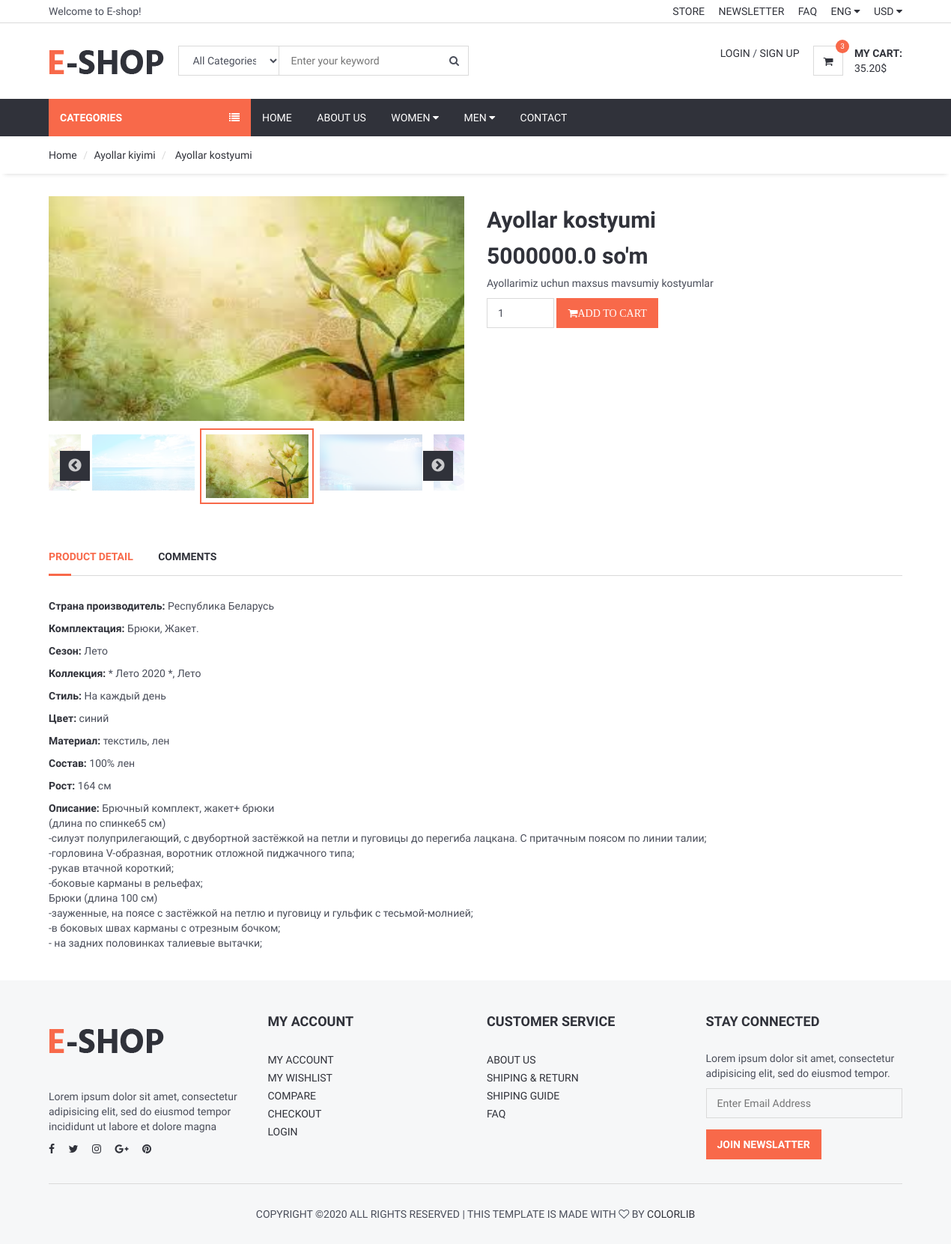
/product/1/ayollar_kostyumi, run on the app's committed database.
### product/models.py (models this page shows, shortened)
class Product(models.Model):
    STATUS = (
        ('True', 'Mavjud'),
        ('False', 'Mavjud Emas'),
    )
    category = models.ForeignKey(Category, on_delete=models.CASCADE)
    title = models.CharField(max_length=255, unique=True)
    keywords = models.CharField(max_length=255, unique=True)
    description = models.TextField(blank=True)
    image = models.ImageField(blank=True, upload_to='images/')
    price = models.FloatField()
    amount = models.IntegerField()
    minamount = models.IntegerField()
    detail = RichTextUploadingField()
    status = models.CharField(max_length=15, choices=STATUS)
    slug = models.SlugField(null=False, unique=True)
    create_at = models.DateTimeField(auto_now_add=True)
    update_at = models.DateTimeField(auto_now=True)
    def image_tag(self):
        return mark_safe('<img src="{}" height="50">'.format(self.image.url))
    image_tag.short_description = 'Image'

class Category(MPTTModel):
    STATUS = (
        ('True', 'Mavjud'),
        ('False', 'Mavjud Emas'),
    )
    parent = TreeForeignKey('self',
                               blank=True,
                               null=True,
                               related_name='children',
                               on_delete=models.CASCADE)
    title = models.CharField(max_length=50)
    keywords = models.CharField(max_length=255)
    description = models.CharField(max_length=255)
    image = models.ImageField(blank=True, upload_to='images/')
    status = models.CharField(max_length=15, choices=STATUS)
    slug = models.SlugField(null=False, unique=True)
    create_at = models.DateTimeField(auto_now_add=True)
    update_at = models.DateTimeField(auto_now=True)
    class MPTTMeta:
        order_insertion_by = ['title']

class Images(models.Model):
    product = models.ForeignKey(Product, on_delete=models.CASCADE)
    title = models.CharField(max_length=50, blank=True)
    image = models.ImageField(blank=True, upload_to='images/')

### home/views.py (the view)
# urls.py: path('product/<int:id>/<slug:slug>', views.product_detail, name='product_detail'),
def product_detail(request, id, slug):
    category = Category.objects.all()
    product = Product.objects.get(pk=id)
    images = Images.objects.filter(product_id=id)
    comments = Comment.objects.filter(product_id=id, status='True')
    context = {
        'category': category,
        'product': product,
        'images': images,
        'comments': comments,
    }
    return render(request, 'product_detail.html', context)

### home/templates/product_detail.html (shortened to what this page needs)
{% extends 'homebase.html' %}
{% load static %}
{% block sidebar %}{% include 'sidebar.html' %} {% endblock %}
{% block body %}
    <div id="breadcrumb">
        <div class="container">
            <ul class="breadcrumb">
                <li><a href="/">Home</a></li>
                <li><a href="/category/{{ product.category.id }}/{{ product.category.slug }}">{{ product.category.title }}</a></li>
                <li><a href="#"> {{ product.title }}</a></li>
            </ul>
        </div>
    </div>
    <div class="section">
        <div class="container">
            <div class="row">
                <div class="product product-details clearfix">
                    <div class="col-md-6">
                        <div id="product-main-view">
                            <div class="product-view">
                                <img src="{{ product.image.url }}" alt="" style="height: 300px">
                            </div>
                        </div>
                    <div id="product-view">
                        <div class="product-view">
                            <img src="{{ product.image.url }}" alt="" >
                        </div>
                        {% for rs in images %}
                            <div class="product-view">
                                    <img src="{{ rs.image.url }}" alt="" style="height: 75px">
                            </div>
                        {% endfor %}
                    </div>
                    </div>
                <div class="col-md-6">
                    <div class="product-body">
                        <h2 class="product-name">{{ product.title }}</h2>
                        <h2 class="product-name">{{ product.price }} so'm</h2>
                        <p>{{ product.description }}</p>
                    </div>
                    <div class="product-btns">
                        <form action="/order/addtoshopcart/{{ product.id }}" method="post">
                            <div class="qty-input">
                                <input class="input" name="quantity" type="number" value="1" min="1" max="{{ product.amount }}">
                            </div>
                            <button type="submit" class="primary-btn add-to-cart"><i class="fa fa-shopping-cart">Add to Cart</i>
                            </button>
                        </form>
                    </div>
                </div>
                </div>
                <div class="col-md-12">
                    <div class="product-tab">
                        <ul class="tab-nav">
                            <li class="active"><a data-toggle="tab" href="#tab1">Product detail</a></li>
                            <li><a data-toggle="tab" href="#tab2">Comments</a></li>
                        </ul>
                        <div class="tab-content">
                            <div id="tab1" class="tab-pane fade in active">
                                <p>
                                    {{ product.detail|safe }}
                                </p>
                            </div>
                        </div>
                    </div>
                </div>
            </div>
        </div>
        </div>
{% endblock %}
{% block footer %} {% include 'footer.html' %}{% endblock %}

### home/templates/homebase.html (shortened to what this page needs)
<!DOCTYPE html>
<html lang="en">
<head>
    {% load static %}
	<link type="text/css" rel="stylesheet" href="{% static 'css/bootstrap.min.css' %}" />
	<link type="text/css" rel="stylesheet" href="{% static 'css/slick.css' %}" />
	<link type="text/css" rel="stylesheet" href="{% static 'css/slick-theme.css'%}" />
	<link type="text/css" rel="stylesheet" href="{% static 'css/nouislider.min.css' %}" />
	<link rel="stylesheet" href="{% static 'css/font-awesome.min.css'%}">
	<link type="text/css" rel="stylesheet" href="{% static 'css/style.css'%}" />
</head>
<body>
    {% include 'header.html' %}
    {% block sidebar %} {% endblock %}
    {% block body %} {% endblock %}
    {% block footer %} {% endblock %}
</body>
</html>

### home/templates/header.html (shortened to what this page needs)
{% load static %}
	<header>
		<div id="top-header">
			<div class="container">
				<div class="pull-left">
					<span>Welcome to E-shop!</span>
				</div>
				<div class="pull-right">
					<ul class="header-top-links">
						<li><a href="#">Store</a></li>
						<li><a href="#">Newsletter</a></li>
						<li><a href="/faq">FAQ</a></li>
						<li class="dropdown default-dropdown">
							<a class="dropdown-toggle" data-toggle="dropdown" aria-expanded="true">ENG <i class="fa fa-caret-down"></i></a>
						</li>
						<li class="dropdown default-dropdown">
							<a class="dropdown-toggle" data-toggle="dropdown" aria-expanded="true">USD <i class="fa fa-caret-down"></i></a>
						</li>
					</ul>
				</div>
			</div>
		</div>
		<div id="header">
			<div class="container">
				<div class="pull-left">
					<div class="header-logo">
						<a class="logo" href="#">
							<img src="./img/logo.png" alt="">
						</a>
					</div>
					<div class="header-search">
						<form action="/search/" method="post">
							<input id="query" name="query" class="input search-input" type="text" placeholder="Enter your keyword">
							<select name="catid" class="input search-categories">
								<option value="0">All Categories</option>
                                {% load mptt_tags %}
							</select>
							<button class="search-btn"><i class="fa fa-search"></i></button>
						</form>
					</div>
				</div>
				<div class="pull-right">
					<ul class="header-btns">
						<li class="header-account dropdown default-dropdown">
							{% if user.id is not None %}
                            <div class="dropdown-toggle" role="button" data-toggle="dropdown" aria-expanded="true">
								<div class="header-btns-icon">
									<img src="{{ request.session.userimage }}" style="height: 20px; border-radius: 40%">
								</div>
								<strong class="text-uppercase">My Account <i class="fa fa-caret-down"></i></strong>
							</div>
                            {% else %}
							<a href="/login/" class="text-uppercase">Login</a> / <a href="/signup/" class="text-uppercase">Sign Up</a>
							{% endif %}
						</li>
						<li class="header-cart dropdown default-dropdown">
							<a href="/shopcart/">
								<div class="header-btns-icon">
									<i class="fa fa-shopping-cart"></i>
									<span class="qty">3</span>
								</div>
								<strong class="text-uppercase">My Cart:</strong>
								<br>
								<span>35.20$</span>
							</a>
						</li>
					</ul>
				</div>
			</div>
		</div>
	</header>

### home/templates/sidebar.html (shortened to what this page needs)
{% load static %}
{% load mptt_tags %}
	<div id="navigation">
		<div class="container">
			<div id="responsive-nav">
                {% if page %}
				<div class="category-nav">
				{% else %}
                <div class="category-nav show-on-click">
                {% endif %}
					<span class="category-header">Categories <i class="fa fa-list"></i></span>
				</div>
				<div class="menu-nav">
					<ul class="menu-list">
						<li><a href="/">Home</a></li>
						<li><a href="/about">About Us</a></li>
						<li class="dropdown mega-dropdown"><a class="dropdown-toggle" data-toggle="dropdown" aria-expanded="true">Women <i class="fa fa-caret-down"></i></a>
						</li>
						<li class="dropdown mega-dropdown full-width"><a class="dropdown-toggle" data-toggle="dropdown" aria-expanded="true">Men <i class="fa fa-caret-down"></i></a>
						</li>
						<li><a href="/contact">Contact</a></li>
					</ul>
				</div>
			</div>
		</div>
	</div>

### home/templates/footer.html (shortened to what this page needs)
{% load static %}
	<footer id="footer" class="section section-grey">
		<div class="container">
			<div class="row">
				<div class="col-md-3 col-sm-6 col-xs-6">
					<div class="footer">
						<div class="footer-logo">
							<a class="logo" href="#">
		            <img src="./img/logo.png" alt="">
		          </a>
						</div>
						<p>Lorem ipsum dolor sit amet, consectetur adipisicing elit, sed do eiusmod tempor incididunt ut labore et dolore magna</p>
						<ul class="footer-social">
							<li><a href="#"><i class="fa fa-facebook"></i></a></li>
							<li><a href="#"><i class="fa fa-twitter"></i></a></li>
							<li><a href="#"><i class="fa fa-instagram"></i></a></li>
							<li><a href="#"><i class="fa fa-google-plus"></i></a></li>
							<li><a href="#"><i class="fa fa-pinterest"></i></a></li>
						</ul>
					</div>
				</div>
				<div class="col-md-3 col-sm-6 col-xs-6">
					<div class="footer">
						<h3 class="footer-header">My Account</h3>
						<ul class="list-links">
							<li><a href="#">My Account</a></li>
							<li><a href="#">My Wishlist</a></li>
							<li><a href="#">Compare</a></li>
							<li><a href="#">Checkout</a></li>
							<li><a href="#">Login</a></li>
						</ul>
					</div>
				</div>
				<div class="col-md-3 col-sm-6 col-xs-6">
					<div class="footer">
						<h3 class="footer-header">Customer Service</h3>
						<ul class="list-links">
							<li><a href="#">About Us</a></li>
							<li><a href="#">Shiping & Return</a></li>
							<li><a href="#">Shiping Guide</a></li>
							<li><a href="#">FAQ</a></li>
						</ul>
					</div>
				</div>
				<div class="col-md-3 col-sm-6 col-xs-6">
					<div class="footer">
						<h3 class="footer-header">Stay Connected</h3>
						<p>Lorem ipsum dolor sit amet, consectetur adipisicing elit, sed do eiusmod tempor.</p>
						<form>
							<div class="form-group">
								<input class="input" placeholder="Enter Email Address">
							</div>
							<button class="primary-btn">Join Newslatter</button>
						</form>
					</div>
				</div>
			</div>
			<hr>
			<div class="row">
				<div class="col-md-8 col-md-offset-2 text-center">
					<div class="footer-copyright">
						Copyright &copy;<script>document.write(new Date().getFullYear());</script> All rights reserved | This template is made with <i class="fa fa-heart-o" aria-hidden="true"></i> by <a href="https://colorlib.com" target="_blank">Colorlib</a>
					</div>
				</div>
			</div>
		</div>
	</footer>

### data on the page
Product: category "Ayollar kiyimi", title "Ayollar kostyumi", image (picture), price "5000000.0", description "Ayollarimiz uchun maxsus mavsumiy kostyumlar", detail "Страна производитель: Республика Беларусь Комплектация: Брюки, Жакет. Сезон: Лето Коллекция: * Лето 2020 *, Лето Стиль: На каждый день Цвет: синий Материал: текстиль, лен Состав: 100% лен Рост: 164 см Описание: Брючный комплект, жакет+ брюки (длина по спинке65 см) -силуэт полуприлегающий, с двубортной застёжкой на петли и пуговицы до перегиба лацкана. С притачным поясом по линии талии; -горловина V-образная, воротник отложной пиджачного типа; -рукав втачной короткий; -боковые карманы в рельефах; Брюки (длина 100 см) -зауженные, на поясе с застёжкой на петлю и пуговицу и гульфик с тесьмой-молнией; -в боковых швах карманы с отрезным бочком; - на задних половинках талиевые вытачки;"
Images: image (picture)
Images: image (picture)
